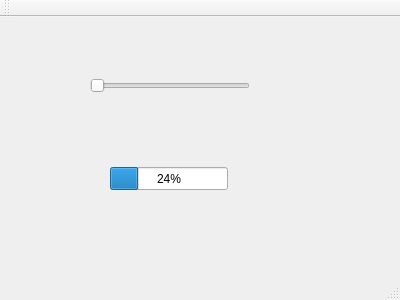
<?xml version="1.0" encoding="UTF-8"?>
<ui version="4.0">
 <class>MainWindow</class>
 <widget class="QMainWindow" name="MainWindow">
  <property name="geometry">
   <rect>
    <x>0</x>
    <y>0</y>
    <width>400</width>
    <height>300</height>
   </rect>
  </property>
  <property name="windowTitle">
   <string>MainWindow</string>
  </property>
  <widget class="QWidget" name="centralWidget">
   <widget class="QSlider" name="horizontalSlider">
    <property name="geometry">
     <rect>
      <x>90</x>
      <y>60</y>
      <width>160</width>
      <height>18</height>
     </rect>
    </property>
    <property name="orientation">
     <enum>Qt::Horizontal</enum>
    </property>
   </widget>
   <widget class="QProgressBar" name="progressBar">
    <property name="geometry">
     <rect>
      <x>110</x>
      <y>150</y>
      <width>118</width>
      <height>23</height>
     </rect>
    </property>
    <property name="value">
     <number>24</number>
    </property>
   </widget>
  </widget>
  <widget class="QMenuBar" name="menuBar">
   <property name="geometry">
    <rect>
     <x>0</x>
     <y>0</y>
     <width>400</width>
     <height>27</height>
    </rect>
   </property>
  </widget>
  <widget class="QToolBar" name="mainToolBar">
   <attribute name="toolBarArea">
    <enum>TopToolBarArea</enum>
   </attribute>
   <attribute name="toolBarBreak">
    <bool>false</bool>
   </attribute>
  </widget>
  <widget class="QStatusBar" name="statusBar"/>
 </widget>
 <layoutdefault spacing="6" margin="11"/>
 <resources/>
 <connections>
  <connection>
   <sender>horizontalSlider</sender>
   <signal>sliderMoved(int)</signal>
   <receiver>progressBar</receiver>
   <slot>setValue(int)</slot>
   <hints>
    <hint type="sourcelabel">
     <x>169</x>
     <y>108</y>
    </hint>
    <hint type="destinationlabel">
     <x>168</x>
     <y>201</y>
    </hint>
   </hints>
  </connection>
 </connections>
</ui>
